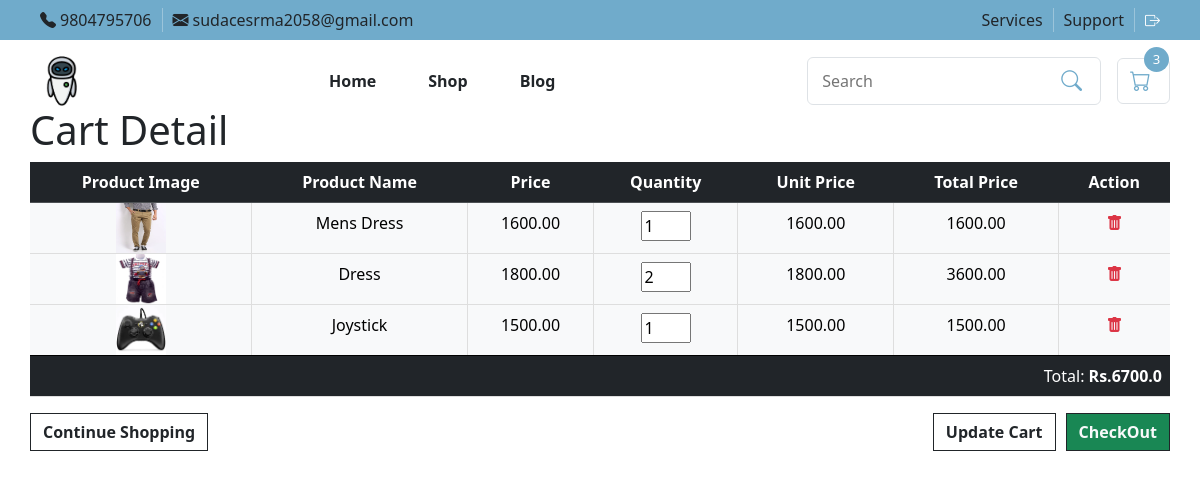
Before: /cart/ (signed in) with the older database file.
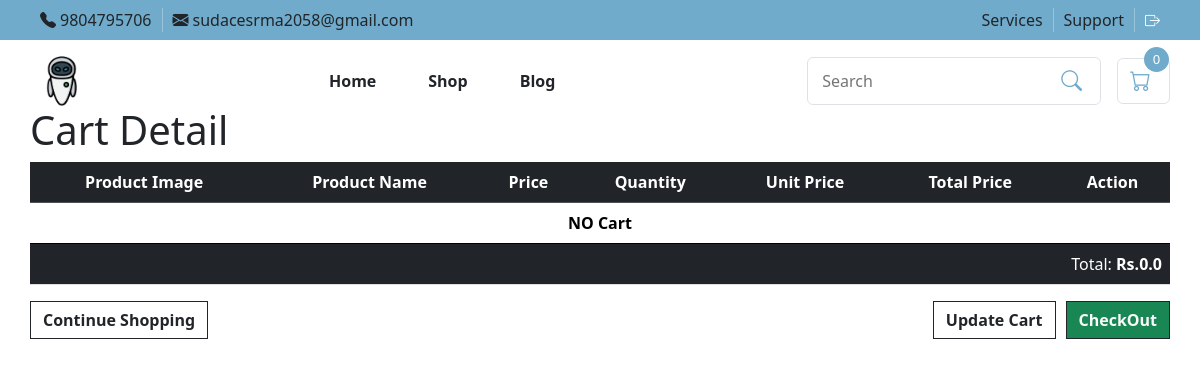
After: the same page with the newer database file.
### techspot_app/models.py (models this page shows, shortened)
class OtherDetailModel(models.Model):
    sm_link = models.CharField(max_length=200, default="", blank=True)
    email = models.CharField(max_length=200, default="", blank=True)
    phone_number = models.CharField(max_length=200, default="", blank=True)
    address = models.CharField(max_length=200, default="", blank=True)

class HeaderModel(models.Model):
    header_image_left = models.ImageField(upload_to="header/", null=True, blank=True)
    header_image_right = models.ImageField(upload_to="header/", null=True, blank=True)

class CartItemModel(models.Model):
    cart = models.ForeignKey(
        CartModel, on_delete=models.CASCADE, related_name="cart_items"
    )
    product = models.ForeignKey(
        ProductModel,
        on_delete=models.SET_NULL,
        null=True,
        blank=True,
        related_name="cart_items",
    )
    quantity = models.PositiveIntegerField(default=1)
    unit_price = models.DecimalField(
        max_digits=10,
        decimal_places=2,
        null=True,
        blank=True,
        help_text="Snapshot of the price at the time the item was added",
    )
    def total_price(self):
        if self.unit_price is not None:
            return self.unit_price * self.quantity
        elif self.product and self.product.product_price is not None:
            return self.product.product_price * self.quantity
        return 0

class ProductModel(models.Model):
    product_category = models.ForeignKey(
        CategoryModel,
        related_name="productcategory",
        on_delete=models.CASCADE,
    )
    product_name = models.CharField(max_length=200, default="")
    product_description = HTMLField()
    product_price = models.DecimalField(max_digits=10, decimal_places=2, default=0)
    product_image = models.ImageField(
        upload_to="productImage/", default="", null=True, blank=True
    )
    pro_sub_category = models.ForeignKey(
        Sub_CategoryModel,
        related_name="productSubCategory",
        on_delete=models.CASCADE,
        null=True,
        blank=True,
    )
    product_stock = models.IntegerField(default=0)
    product_discount = models.DecimalField(max_digits=5, decimal_places=2, default=0)
    created_at = models.DateField(auto_now_add=True)
    updated_on = models.DateField(auto_now=True)

### techspot_app/views.py (the view)
# urls.py: path("cart/", cart_detail, name="cart_Detail"),
def cart_detail(request):
    _, cart_items, total_items_count, grand_total = get_cart_context(request)
    return render(
        request,
        "content/cart_detail.html",
        {
            "cartdet": cart_items,
            "total_items_count": total_items_count,
            "grand_total": grand_total,
        },
    )

### handler/getcartshandler.py (called while the page is built)
def get_cart_context(request):
    user_id = request.session.get("user_id")
    cart_items, total_items_count, grand_total = [], 0, 0.0
    user = None
    if user_id:
        user = UserModel.objects.filter(id=user_id).first()
        if user:
            cart = CartModel.objects.filter(user=user, is_paid=False, is_active=True).first()
            if cart:
                cart_items = CartItemModel.objects.filter(cart=cart, product__isnull=False)
                total_items_count = cart_items.count()
                grand_total = sum(float(item.total_price()) for item in cart_items)
    return user, cart_items, total_items_count, grand_total

### techspot_app/context_processors.py (called while the page is built)
def get_common_context(request, products=None, extra_context=None):
    user, cart_items, total_items_count, grand_total = get_cart_context(request)
    context = {
        "categories": CategoryModel.objects.prefetch_related("subcategories").all(),
        "sub_categories": Sub_CategoryModel.objects.all(),
        "images": image_SliderModel.objects.all(),
        "cart_item": cart_items,
        "total_items_count": total_items_count,
        "grand_total": grand_total,
        "header": HeaderModel.objects.last(),
        "otherdetails": OtherDetailModel.objects.last(),
        "advertisement": AdvertisementModel.objects.all(),
        "allcategory": CategoryModel.objects.all(),
    }
    if products:
        context["products"] = products
    if extra_context:
        context.update(extra_context)
    return context

### techspot_app/templates/content/cart_detail.html (shortened to what this page needs)
{% extends 'base.html' %}
{% load static %}
{% block cart_detail %}
<div class="container col-lg-12">
    <h1>Cart Detail</h1>
    <form action="{% url 'update_all_cart_details' %}" method="POST">
        <table class="table">
            <tr class="table-dark text-center">
                <th>Product Image</th>
                <th>Product Name</th>
                <th>Price</th>
                <th>Quantity</th>
                <th>Unit Price</th>
                <th>Total Price</th>
                <th>Action</th>
            </tr>
            {% if cartdet %}
            {% for cartdetail in cartdet %}
            <tr class="table-light text-center">
                <td class="p-0 m-0">
                    <img src="{{ cartdetail.product.product_image.url }}" width="50px" height="50px"
                        alt="{{ cartdetail.product.product_name }}">
                </td>
                <td>{{ cartdetail.product.product_name }}</td>
                <td>{{ cartdetail.product.product_price }}</td>
                <td><input type="number" name="quantity_{{ cartdetail.id }}" style="width: 50px;"
                        value="{{ cartdetail.quantity|default:1 }}" min="1">
                </td>
                <td>{{ cartdetail.product.product_price }}</td>
                <td>{{ cartdetail.total_price }}</td>
                <td>
                    <span class="text-danger bi bi-trash-fill pointcursor" onclick="location.href=`{% url 'cartdetail_delete' cartdetail.id %}`"></span>
                </td>
            </tr>
            {% endfor %}
            {% else %}
            <tr>
                <td colspan="7" class="text-center fw-bold">NO Cart</td>
            </tr>
            {% endif %}
            <tfoot>
                <tr class="table-dark text-end">
                    <td colspan="7" class>Total: <span class="fw-bold">Rs.{{grand_total}}</span></td>
                </tr>
            </tfoot>
        </table>
        <div class="d-flex justify-content-between">
            <div class="inline">
                <span onclick="location.href=`{% url 'allproduct' %}`" class="btn btn-primary rounded-0 bg-transparent text-dark fw-bold border-dark pointcursor">
                    Continue Shopping
                </span>
            </div>
            <div class="text-center d-flex justify-content-end ">
                <button type="submit"
                    class="btn btn-primary rounded-0 bg-transparent text-dark fw-bold border-dark updateCartBtn">Update
                    Cart</button>
                <div class="text-center d-flex justify-content-end" style="padding-left: 10px;">
                    <span onclick="location.href=`{% url 'checkout' %}`" class="btn btn-primary rounded-0 bg-success text-light fw-bolder border-dark pointcursor">CheckOut</span>
                </div>
            </div>
        </div>
    </form>
</div>
{% endblock %}

### techspot_app/templates/base.html (shortened to what this page needs)
{% extends "mainpage.html" %}
{% load static %}
{% block home %}
<link rel="stylesheet" href="{% static 'CSS/mainstyle.css' %}">
{% if request.path == "/login/" %}
{% block login %}{% endblock %}
{% elif request.path == '/register/' %}
{% block register %}{% endblock %}
{% else %}
{% include "header/header_top.html" %}
{% include "header/header_nav.html" %}
{% block cart_detail %}{% endblock %}
{% endif %}
{% endblock %}

### techspot_app/templates/mainpage.html (shortened to what this page needs)
<!DOCTYPE html>
<html lang="en">
  <head>
    {% include "cdnlink.html" %}
    {% load static %}
    <link rel="stylesheet" href="{% static 'CSS/mainstyle.css' %}" />
  </head>
  <body>
    {% block home %} {% endblock %}
  </body>
</html>

### techspot_app/templates/cdnlink.html (shortened to what this page needs)
{% load static %}
<link
    rel="stylesheet"
    href="https://cdn.jsdelivr.net/npm/bootstrap-icons@1.11.1/font/bootstrap-icons.css"
 />
<link
    href="https://cdn.jsdelivr.net/npm/bootstrap@5.0.2/dist/css/bootstrap.min.css"
    rel="stylesheet"
 />
<link
      href="https://cdn.jsdelivr.net/npm/bootstrap@5.3.3/dist/css/bootstrap.min.css"
      rel="stylesheet"
    />
<link
    rel="stylesheet"
    href="https://cdnjs.cloudflare.com/ajax/libs/font-awesome/6.6.0/css/all.min.css"
 />
<link rel="stylesheet" href="{% static 'CSS/mainstyle.css' %}">

### techspot_app/templates/header/header_top.html (shortened to what this page needs)
{% load static %}
<link rel="stylesheet" href="{% static 'CSS/headertop.css' %}">
<div class="header_top py-2">
    <div class="container">
        <div class="d-flex justify-content-between align-items-center flex-wrap">
            <div class="d-flex align-items-center contact-info">
                <div class="info-item">
                    <i class="bi bi-telephone-fill me-1"></i>{{ otherdetails.phone_number }}
                </div>
                <div class="info-item">
                    <i class="bi bi-envelope-fill me-1"></i>{{ otherdetails.email }}
                </div>
            </div>
            <div class="d-flex align-items-center user-actions">
                <div class="action-item">Services</div>
                <div class="action-item">Support</div>
                <div class="action-item">
                    <span onclick="location.href=`{% url 'userlogout' %}`" class="logoutlink pointcursor">
                        <i class="bi bi-box-arrow-right logouticon"></i>
                    </span>
                </div>
            </div>
        </div>
    </div>
</div>

### techspot_app/templates/header/header_nav.html (shortened to what this page needs)
{% load static %}
<link rel="stylesheet" href="{% static 'CSS/headernav.css' %}">
<div class="container nav-wrapper">
    <nav class="navbar">
        <div class="logo" onclick="location.href=`{% url 'mainpage' %}`">
            {% include "content/mainlogo.html" %}
        </div>
        <ul class="nav-links">
            <li class="{% if request.path == '/' %}active{% endif %}" onclick="location.href=`{% url 'mainpage' %}`">Home</li>
            <li class="{% if request.path == '/allproduct/' %}active{% endif %}" onclick="location.href=`{% url 'allproduct' %}`">Shop</li>
            <li class="{% if request.path == '/blog/' %}active{% endif %}" onclick="location.href=`{% url 'blogs' %}`">Blog</li>
        </ul>
        <div class="nav-icons ">
            {% include "content/searchbox.html" %}
            {% include "content/cart.html" %}
        </div>
    </nav>
            <li>{% include "content/searchbox.html" %}</li>
            <li>{% include "content/cart.html" %}</li>
</div>

### techspot_app/templates/content/mainlogo.html
{% load static %}
<link rel="stylesheet" href="{% static 'CSS/mainlogo.css' %}">
<div onclick="location.href=`{% url 'mainpage' %}`" class="pointcursor">
    {% if header.header_image_left and header.header_image_left.url %}
    <img src="{{ header.header_image_left.url }}" alt="Header Image Left" class="logo-img" loading="lazy">
    {% else %}
    <img src="{% static 'images/default_image.png' %}" alt="Default Header Image Left" class="logo-img"
        loading="lazy">
    {% endif %}
</div>

### techspot_app/templates/content/searchbox.html
{% load static %}
<link rel="stylesheet" href="{% static 'CSS/searchbox.css' %}">
<div class="searchbox-section">
    <form action="{% url 'search_query' %}" method="get" class="searchbox-form form-control">
        <input class="searchbox-input" type="search" name="search_query" id="search_query" placeholder="Search">
        <button type="submit" class="searchbox-submit"> <i class="bi bi-search searchbox-searchicon"></i></button>
    </form>
</div>

### techspot_app/templates/content/cart.html (shortened to what this page needs)
{% load static %}
<link rel="stylesheet" href="{% static 'CSS/cart.css' %}">
<div class="cart-section">
    <div class="cart-icon-wrapper form-control">
        <div id="item_notification">{{ total_items_count|default:"0" }}</div>
        <i class="bi bi-cart cart-icon"></i>
    </div>
</div>

### techspot_app/templates/scriptlink.html (shortened to what this page needs)
{% load static %}

### static/CSS/mainstyle.css (style rules this page uses)
:root { --main-color: #70abcb; --secondary-color: #f1f1f1; --text-color: #333; }
.container { max-width: 95%; padding: 0; }
.pointcursor { cursor: pointer; }

### static/CSS/headertop.css (style rules this page uses)
.header_top { background-color: var(--main-color); }
.contact-info .info-item, .user-actions .action-item { padding: 0 10px; border-left: 1px solid rgba(255, 255, 255, 0.3); }
.contact-info .info-item:first-child, .user-actions .action-item:first-child { border-left: none; }
.logoutlink { color: #fff; text-decoration: none; }
.logouticon { font-size: 15px; color: #fff; }

### static/CSS/headernav.css (style rules this page uses)
.navbar { background: rgba(255, 255, 255, 0.85); backdrop-filter: blur(10px); position: sticky; top: 0; margin: 0 auto; padding: 1rem 0rem 0rem 1rem; display: flex; align-items: center; justify-content: space-between; z-index: 1000; transition: all 0.3s ease; }
.logo-img { height: 50px; cursor: pointer; }
.nav-links { list-style: none; display: flex; gap: 2rem; margin: 0; padding: 0; align-items: center; font-size: 1rem; }
.nav-links li { font-weight: 600; position: relative; cursor: pointer; padding: 6px 10px; border-radius: 6px; transition: all 0.3s ease-in-out; }
.nav-icons { display: flex; align-items: center; gap: 1rem; }
.nav-icons i { font-size: 1.3rem; cursor: pointer; transition: transform 0.2s ease, color 0.2s ease; }

### static/CSS/searchbox.css (style rules this page uses)
.searchbox-section, .searchbox-form { display: flex; }
.searchbox-section { width: 100%; }
.searchbox-input { border: none; width: 100%; margin: auto; border-radius: 0; }
.searchbox-submit { border: none; background-color: white; border-radius: 99%; text-align: center; text-decoration: none; display: flex; font-size: 16px; margin: auto; cursor: pointer; }
.searchbox-searchicon { color: var(--main-color); font-weight: 800; font-size: 20px; }

### static/CSS/cart.css (style rules this page uses)
.cart-section { display: flex; }
.cart-icon-wrapper { display: flex; width: 53px; position: relative; align-items: center; gap: 0.5rem; cursor: pointer; }
.cart-icon { font-size: 22px; color: var(--main-color); }
#item_notification { position: absolute; top: -12px; right: 0; width: 25px; height: 25px; background: var(--main-color); color: white; font-size: 82%; border-radius: 50%; display: flex; align-items: center; justify-content: center; }

### techspot_app/templates/content/cart_detail.html (style rules this page uses)
td { border: 1px solid rgb(222, 222, 222); }
td:first-child { border-left: none; }
td:last-child { border-right: none; }

Changed rows visible on the page:
removed CartItemModel: product.product_image (picture), product.product_name "Mens Dress", product.product_price "1600.00", quantity "1", total_price "1600.00"
removed CartItemModel: product.product_image (picture), product.product_name "Dress", product.product_price "1800.00", quantity "2", total_price "3600.00"
removed CartItemModel: product.product_image (picture), product.product_name "Joystick", product.product_price "1500.00", quantity "1", total_price "1500.00"
Other visible differences:
{{ total_items_count|default:"0" }}: "3" → "0"
{{ grand_total }}: "6700.0" → "0.0"
text now shown: "NO Cart"
